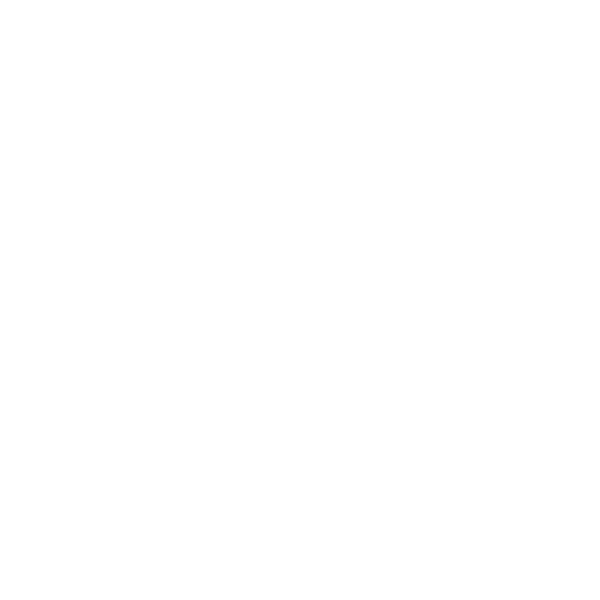
Frame 1 (no input)
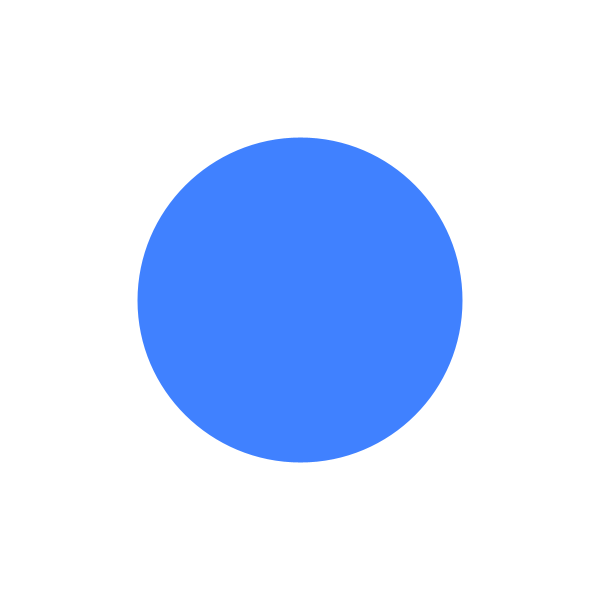
Frame 60 (the mouse pressed at the canvas centre just before this capture)
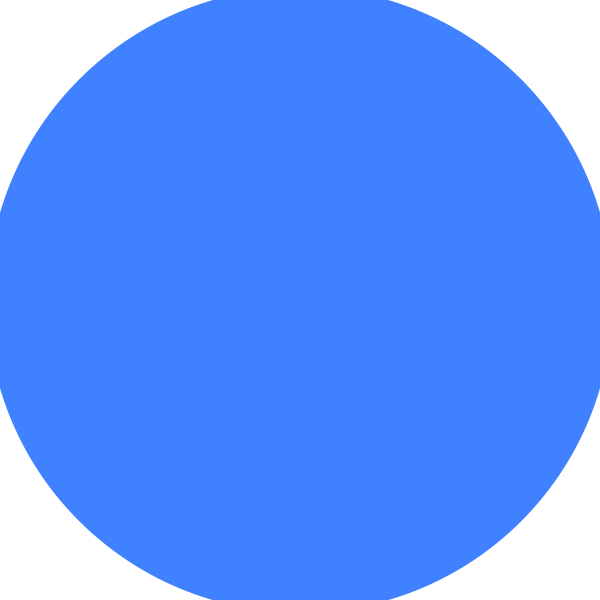
Frame 120 (the mouse held since frame 60 and released just before this capture)

The Processing sketch that drew these frames (run headless with seeded random() and noise(); from frame 60 on, the mouse is pressed at the canvas centre):

// Processing sketch: variable_tests
// ── variable_tests.pde
// Brendan Chen
// Animation Lesson 
// 2020/09/17

int csize;
boolean sswitch;

void setup() {
  size(600, 600);
  csize = 0;
  sswitch = false;
}

void draw() {
  background(255);
  fill(#4081FF);
  strokeWeight(30);
  stroke(#4081FF); 
  circle(300,300, csize);
  if (sswitch == false) {
    csize = csize + 5;
  }
  else {
    csize = csize - 5;
  }
  if (csize > 600) {
    sswitch = true;
  }
  if (csize < 0) {
    sswitch = false;
  }
}
